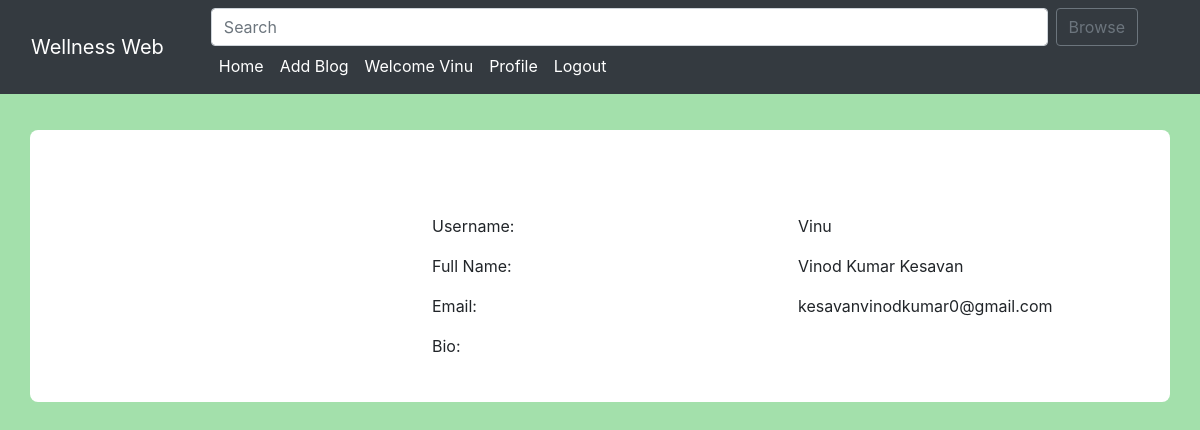
Page /user_profile/14/ (signed in) on the committed database.
### home/models.py (models this page shows, shortened)
class BlogPost(models.Model):
    title=models.CharField(max_length=255)
    author= models.ForeignKey(User, on_delete=models.CASCADE)
    slug=models.CharField(max_length=130)
    content=models.TextField()
    image = models.ImageField(upload_to="profile_pics", blank=True, null=True)
    dateTime=models.DateTimeField(auto_now_add=True)

### home/views.py (the view)
# urls.py: path("user_profile/<int:myid>/", views.user_profile, name="user_profile"),
def user_profile(request, myid):
    post = BlogPost.objects.filter(id=myid)
    return render(request, "user_profile.html", {'post':post})

### home/templates/user_profile.html (shortened to what this page needs)
{% extends 'base.html' %}
{% block body %}
<div class="container profile">
            <form method="post">
                <div class="row">
                    {% for i in post %}
                    <div class="col-md-4">
                    </div>
                    <div class="col-md-8">
                        <div class="profile-tab">
                            <div class="tab-pane">
                                <br><br>
                                        <div class="row">
                                            <div class="col-md-6">
                                                <label>Username:</label>
                                            </div>
                                            <div class="col-md-6">
                                                <p>{{i.author}}</p>
                                            </div>
                                        </div>
                                        <div class="row">
                                            <div class="col-md-6">
                                                <label>Full Name:</label>
                                            </div>
                                            <div class="col-md-6">
                                                <p>{{i.author.get_full_name}}</p>
                                            </div>
                                        </div>
                                        <div class="row">
                                            <div class="col-md-6">
                                                <label>Email:</label>
                                            </div>
                                            <div class="col-md-6">
                                                <p>{{i.author.email}}</p>
                                            </div>
                                        </div>
                                        <div class="row">
                                            <div class="col-md-6">
                                                <label>Bio:</label>
                                            </div>
                                            <div class="col-md-6">
                                            </div>
                                        </div>
                                        {% endfor %}
                            </div>
                        </div>
                    </div>
            </form>
            </div>
        {% endblock %}

### home/templates/base.html (shortened to what this page needs)
<!DOCTYPE html>
<html lang="en">
<head>
    <link
        href="//maxcdn.bootstrapcdn.com/bootstrap/4.1.1/css/bootstrap.min.css"
        rel="stylesheet"
        id="bootstrap-css"
    />
    <link
        href="https://cdn.jsdelivr.net/npm/bootstrap@5.0.2/dist/css/bootstrap.min.css"
        rel="stylesheet"
    />
    <link
        rel="stylesheet"
        href="https://maxcdn.bootstrapcdn.com/bootstrap/4.0.0/css/bootstrap.min.css"
    />
</head>
<body>
<nav class="navbar navbar-expand-lg navbar-dark bg-dark sticky-top">
    <div class="container-fluid">
        <a class="navbar-brand" href="#">Wellness Web</a>
        <div class="collapse navbar-collapse" id="navbarSupportedContent">
            <div class="container mx-3">
              <form class="search-form d-flex" method="POST" action="/search/">
                <input
                        class="form-control me-2"
                        type="search"
                        placeholder="Search"
                        name="searched"
                        id="searched"
                        aria-label="Search"
                />
                <button
                        href="/search/"
                        class="btn btn-outline-secondary"
                        type="submit"
                >
                    Browse
                </button>
            </form>
                <ul class="navbar-nav me-auto mb-2 mb-lg-0">
                    <li class="nav-item">
                        <a
                                class="nav-link {% block homeactive %} {% endblock %}"
                                aria-current="page"
                                href="/"
                        >Home</a
                        >
                    </li>
                    {% if user.is_authenticated %}
                    <li class="nav-item">
                        <a
                                class="nav-link {% block add_blogs_active %} {% endblock %}"
                                href="/add_blogs/"
                        >Add Blog</a
                        >
                    </li>
                    <li class="nav-item">
                        <a class="nav-link active" href="#">Welcome {{request.user}}</a>
                    </li>
                    <li class="nav-item">
                        <a
                                class="nav-link {% block profileactive %} {% endblock %}"
                                href="/profile/"
                        >Profile</a
                        >
                    </li>
                    <li class="nav-item">
                        <a class="nav-link" href="/logout/">Logout</a>
                    </li>
                    {% endif %}
                </ul>
            </div>
        </div>
    </div>
</nav>
{% block body %} {% endblock %}
</body>
</html>

### rows in the picture
BlogPost: author "Vinu", author.get_full_name "Vinod Kumar Kesavan", author.email "kesavanvinodkumar0@gmail.com"

### other values in the picture
{{ request.user }} "Vinu"
